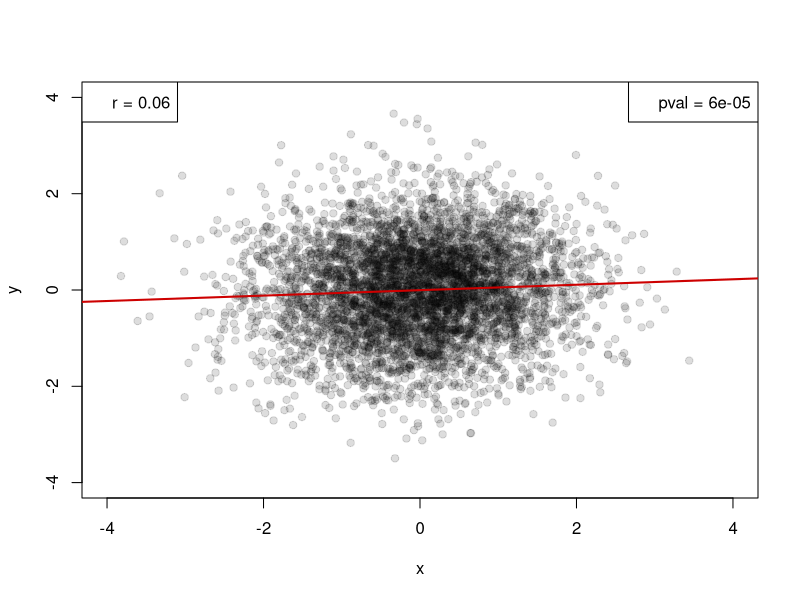
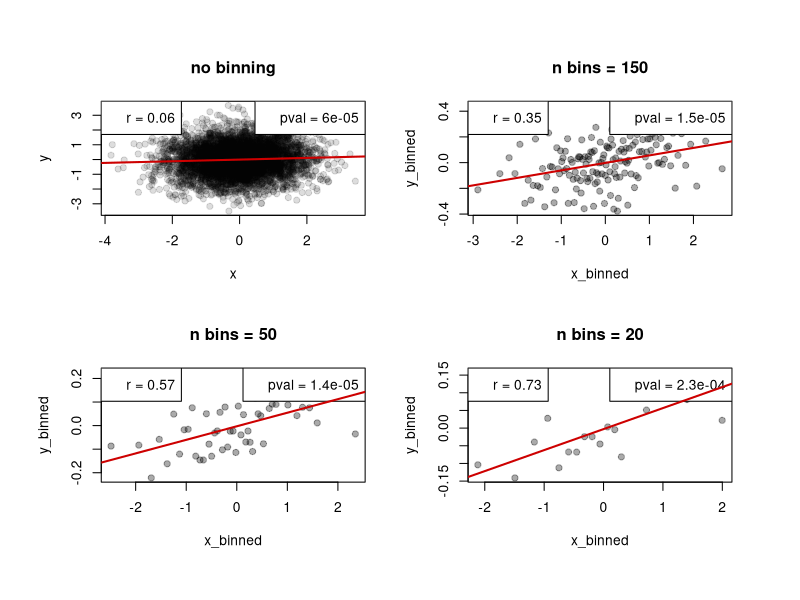
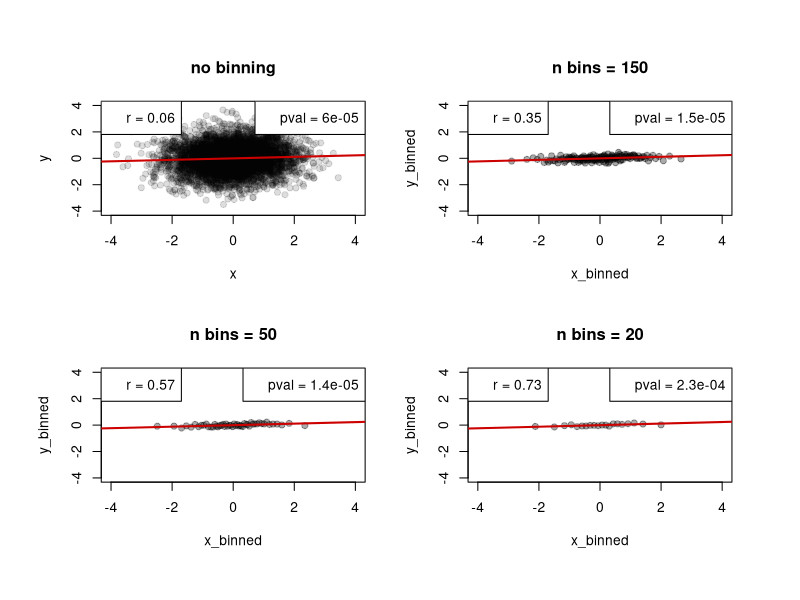

Generate these figures, in order, with R:
## ---- chunk 1
knitr::opts_chunk$set(echo=TRUE, include = TRUE, warning=FALSE, message=FALSE)
## ---- chunk 2
# set n
n <- 5000

# generate data
set.seed(285)

df <- data.frame(x = rnorm(n),
                 y = rnorm(n))

# order by x
df <- df[order(df$x),]
## ---- chunk 3
# plot data
par(mfrow=c(1,1))

plot(y ~ x, data = df, main = "", pch=19, col = "#00000022", xlim = c(-4,4), ylim = c(-4,4))
legend("topleft", legend = paste("r =", round(cor(df$x,df$y),2)))
legend("topright", legend = paste("pval =", format(cor.test(df$x,df$y)$p.value, digits = 2, scientific = T)))
abline(lm(y ~x, data = df), col="red3", lwd=2)
## ---- chunk 4

par(mfrow=c(2,2), oma=c(2,2,2,2))

# plot without binning
plot(y ~ x, data = df, main = "no binning", pch=19, col = "#00000022")
legend("topleft", legend = paste("r =", round(cor(df$x,df$y),2)))
legend("topright", legend = paste("pval =", format(cor.test(df$x,df$y)$p.value, digits = 2, scientific = T)))
abline(lm(y ~x, data = df), col="red3", lwd=2)


# iterate through different number of bins
for(n_bins in c(150,50,20)){
    x_binned <- sapply(1:n_bins, FUN = function(i){  mean(df$x[((i-1)*(n/n_bins)+1):((i)*(n/n_bins))])})
    y_binned <- sapply(1:n_bins, FUN = function(i){  mean(df$y[((i-1)*(n/n_bins)+1):((i)*(n/n_bins))])})
    
    plot(x_binned, y_binned, main = paste("n bins =", n_bins), pch=19, col = "#00000055")
    legend("topleft", legend = paste("r =", round(cor(x_binned,y_binned),2)))
    legend("topright", legend = paste("pval =", format(cor.test(x_binned,y_binned)$p.value, digits = 2, scientific = T)))
    abline(lm(y_binned ~ x_binned), col="red3", lwd=2)
}

## ---- chunk 5

par(mfrow=c(2,2), oma=c(2,2,2,2))

# plot without binning
plot(y ~ x, data = df, main = "no binning", pch=19, col = "#00000022", xlim = c(-4,4), ylim = c(-4,4))
legend("topleft", legend = paste("r =", round(cor(df$x,df$y),2)))
legend("topright", legend = paste("pval =", format(cor.test(df$x,df$y)$p.value, digits = 2, scientific = T)))
abline(lm(y ~x, data = df), col="red3", lwd=2)


# iterate through different number of bins
for(n_bins in c(150,50,20)){
    x_binned <- sapply(1:n_bins, FUN = function(i){  mean(df$x[((i-1)*(n/n_bins)+1):((i)*(n/n_bins))])})
    y_binned <- sapply(1:n_bins, FUN = function(i){  mean(df$y[((i-1)*(n/n_bins)+1):((i)*(n/n_bins))])})
    
    plot(x_binned, y_binned, main = paste("n bins =", n_bins), pch=19, col = "#00000055", xlim = c(-4,4), ylim = c(-4,4))
    legend("topleft", legend = paste("r =", round(cor(x_binned,y_binned),2)))
    legend("topright", legend = paste("pval =", format(cor.test(x_binned,y_binned)$p.value, digits = 2, scientific = T)))
    abline(lm(y_binned ~ x_binned), col="red3", lwd=2)
}

